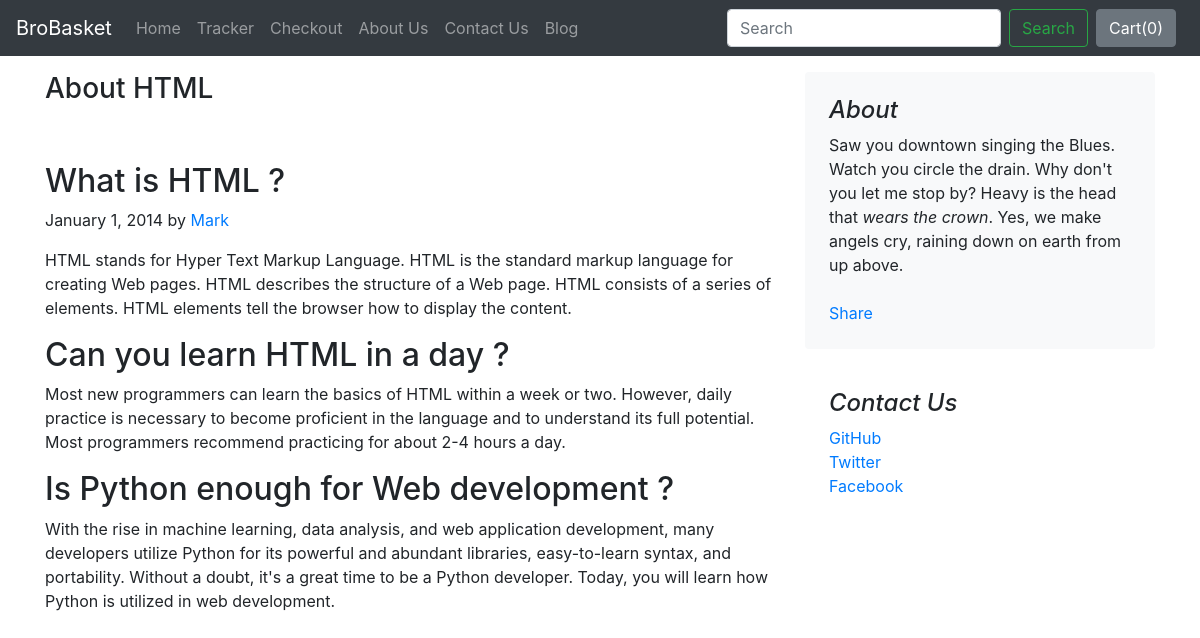
The page /blog/blogpost/1 on the database its author committed.
### blog/models.py (models this page shows, shortened)
class Blogpost(models.Model):
    post_id = models.AutoField(primary_key=True)
    title = models.CharField(max_length=50)
    head0 = models.CharField(max_length=500, default=" ")
    chead0 = models.CharField(max_length=5000, default=" ")
    head1 = models.CharField(max_length=500, default=" ")
    chead1 = models.CharField(max_length=5000, default=" ")
    head2 = models.CharField(max_length=500, default=" ")
    chead2 = models.CharField(max_length=5000, default=" ")
    pub_date = models.DateField()
    thumbnail = models.ImageField(upload_to="shop/images", default=" ")

### blog/views.py (the view)
# urls.py: path("blogpost/<int:id>", views.blogpost,name="blogHome")
def blogpost(request, id):
    post = Blogpost.objects.filter(post_id = id)[0]
    return render(request, 'blog/blogpost.html',
                    {'post':post})

### blog/templates/blog/blogpost.html (shortened to what this page needs)
{% extends 'blog/basic.html' %}
{% block body %}
<div class="container">
    <div class="row mt-3">
      <div class="col-md-8 blog-main">
        <h3 class="pb-3 mb-3 ">
          {{post.title}}
        </h3>
        <div class="fb-like" data-href="http://127.0.0.1:8000/blog/blogpost/{{post.post_id}}" data-width="" data-layout="standard" data-action="like" data-size="large" data-show-faces="false" data-share="true"></div><br>
        <div class="blog-post">
          <h2 class="blog-post-title">{{post.head0}}</h2>
          <p class="blog-post-meta">January 1, 2014 by <a href="#">Mark</a></p>
          <p>{{post.chead0}}</p>
          <h2>{{post.head1}}</h2>
          <p>{{post.chead1}}</p>
          <h2>{{post.head2}}</h2>
          <p>{{post.chead2}}</p>
        </div>
      </div>
      <aside class="col-md-4 blog-sidebar">
        <div class="p-4 mb-3 bg-light rounded">
          <h4 class="font-italic">About</h4>
          <p class="mb-0">Saw you downtown singing the Blues. Watch you circle the drain. Why don't you let me stop by? Heavy is the head that <em>wears the crown</em>. Yes, we make angels cry, raining down on earth from up above.</p><br>
          <div class="fb-share-button" data-href="http://127.0.0.1:8000/blog/blogpost/{{post.post_id}}" data-layout="button" data-size="large"><a target="_blank" href="https://www.facebook.com/sharer/sharer.php?u=http%3A%2F%2F127.0.0.1%3A8000%2Fblog%2Fblogpost%2F4&amp;src=sdkpreparse" class="fb-xfbml-parse-ignore">Share</a></div>
        </div>
        <div class="p-4">
          <h4 class="font-italic">Contact Us</h4>
          <ol class="list-unstyled">
            <li><a href="#">GitHub</a></li>
            <li><a href="#">Twitter</a></li>
            <li><a href="#">Facebook</a></li>
          </ol>
        </div>
      </aside>
    </div>
</div>
{% endblock %}

### rows shown on the page
Blogpost: title "About HTML", head0 "What is HTML ?", chead0 "HTML stands for Hyper Text Markup Language. HTML is the standard markup language for creating Web pages. HTML describes the structure of a Web page. HTML consists of a series of elements. HTML elements tell the browser how to display the content.", head1 "Can you learn HTML in a day ?", chead1 "Most new programmers can learn the basics of HTML within a week or two. However, daily practice is necessary to become proficient in the language and to understand its full potential. Most programmers recommend practicing for about 2-4 hours a day.", head2 "Is Python enough for Web development ?", chead2 "With the rise in machine learning, data analysis, and web application development, many developers utilize Python for its powerful and abundant libraries, easy-to-learn syntax, and portability. Without a doubt, it's a great time to be a Python developer. Today, you will learn how Python is utilized in web development."
